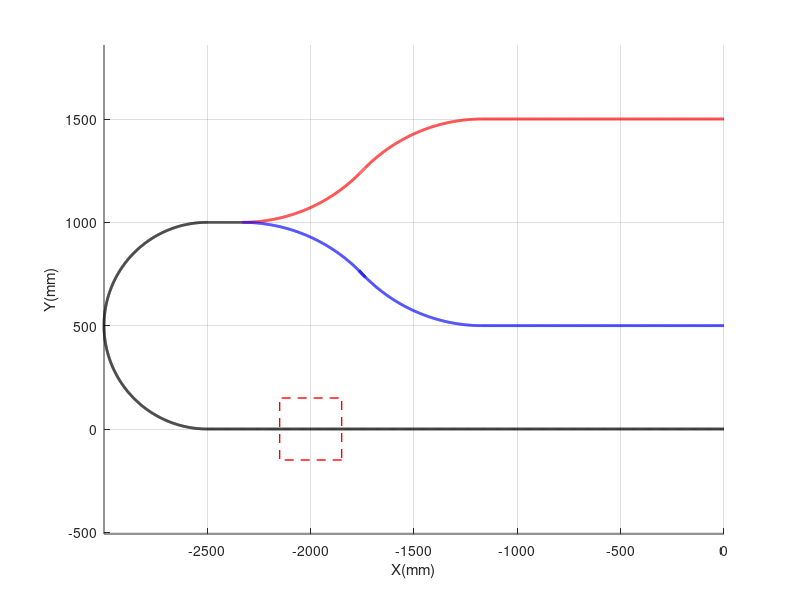

The MATLAB script that drew this image:
% Drawing mapline
function saban()
    clf;
    format short;
    hold on;
    axis equal;
    grid on;
    
    %Ve duong thang AB
    Xab = linspace(0,-2500,1000);
    Yab = Xab*0;
    plot(Xab,Yab,'k','LineWidth',2);
    rectangle('Position', [-2150 -150 300 300], 'EdgeColor', 'r', 'LineWidth', 1, 'LineStyle', '--');
    th = linspace( pi/2, 3*pi/2, 1000);
    R = 500;
    x = R*cos(th) - 2500;
    y = R*sin(th) + 500;
    plot(x,y,'k','LineWidth',2);
    
    % Ve duong thang DE
    Xde = linspace(-2500,-2331.3708,1000);
    Yde = 1000 + Xde*0;
    plot(Xde,Yde,'k','LineWidth',2);
        
    % RED   
    % Ve duong cong EF
    Xef = linspace(-2331.3708,-1765.6854,1000);
    Yef = 1800 - sqrt(800^2 - (Xef + 2331.3708).^2);
    plot(Xef,Yef,'k','LineWidth',2,'color',[1 0 0]);
    
    % Ve duong cheo FH
    Xfh = linspace(-1765.6854,-1734.3146,1000);
    Yfh = linspace(1234.3146,1265.6854,1000);
    plot(Xfh,Yfh,'k','LineWidth',2,'color',[1 0 0]);
        
    % Ve duong cong HI
    Xhi = linspace(-1734.3146,-1168.6292,1000);
    Yhi = 700 + sqrt(800^2 - (Xhi + 1168.6292).^2);
    plot(Xhi,Yhi,'k','LineWidth',2,'color',[1 0 0]);
        
    % Ve duong thang IJ
    Xij = linspace(0,-1168.6292,1000);
    Yij = 1500 + Xij*0;
    plot(Xij,Yij,'k','LineWidth',2,'color',[1 0 0]);
     
    % BLUE
    % Ve duong cong EG
    Xeg = linspace(-2331.3708,-1765.6854,1000);
    Yeg = 200 + sqrt(800^2 - (Xeg + 2331.3708).^2);
    plot(Xeg,Yeg,'k','LineWidth',2,'color',[0 0 1]);
    
    % Ve duong cheo GK
    Xgk = linspace(-1765.6854,-1734.3146,1000); 
    Ygk = linspace(1265.6854,1234.3146,1000) - 500;
    plot(Xgk,Ygk,'k','LineWidth',2,'color',[0 0 1]);
     
    % Ve duong cong KL
    Xkl = linspace(-1765.6854,-1168.6292,1000);
    Ykl = 1300 - sqrt(800^2 - (Xkl + 1168.6292).^2);
    plot(Xkl,Ykl,'k','LineWidth',2,'color',[0 0 1]);
        
    % Ve duong thang LM
    Xlm = linspace(0,-1168.6292,1000);
    Ylm = 500 + Xlm*0;
    plot(Xlm,Ylm,'k','LineWidth',2,'color',[0 0 1]);
    
    grid on;
    xlabel('X(mm)')
    ylabel('Y(mm)')
    
end
